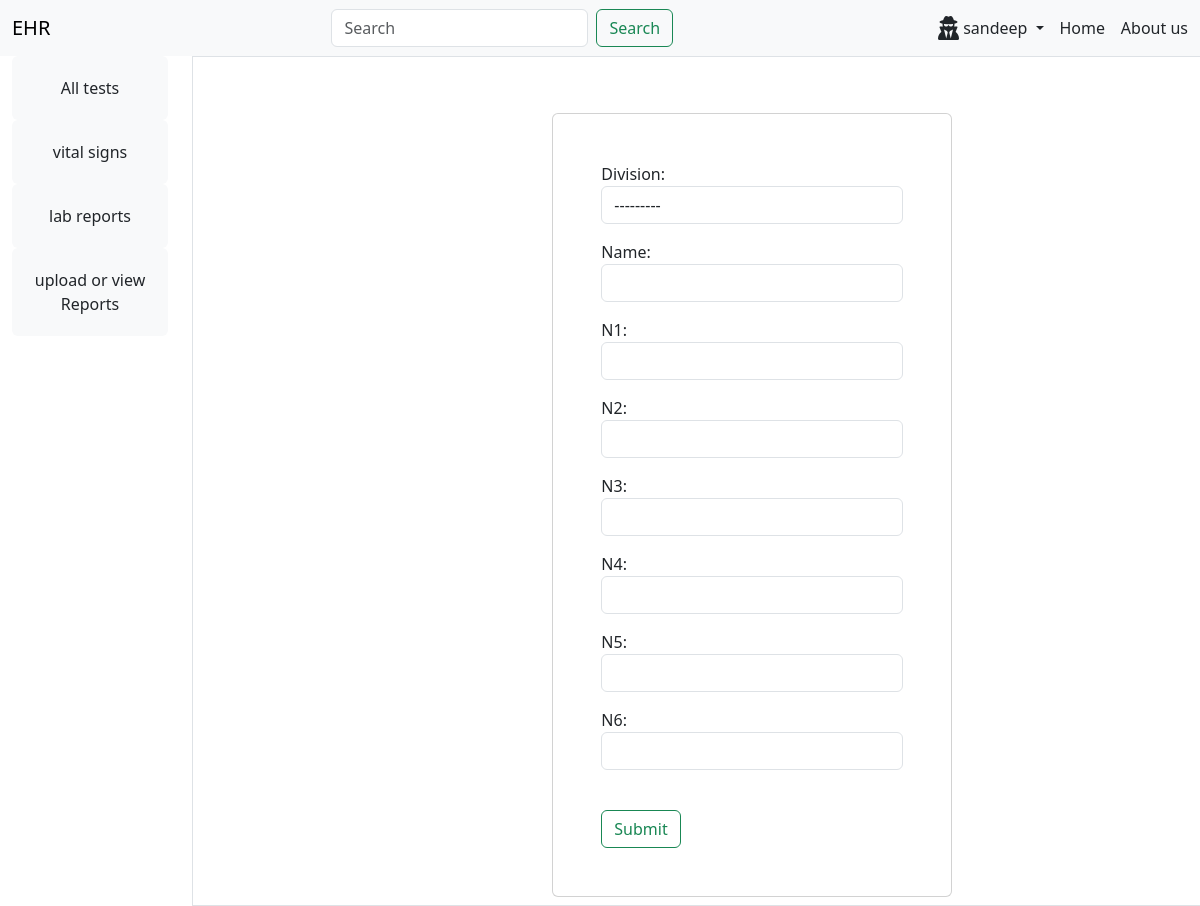
/create/ (signed in), run on the app's committed database.
### ehr/models.py (models this page shows)
class User(AbstractUser):
    first_name = models.CharField( max_length=50)
    last_name = models.CharField( max_length=50)
    name = models.CharField(max_length=50)
    email = models.EmailField(unique=True,max_length=254)
    USERNAME_FIELD = 'email'
    REQUIRED_FIELDS = ['username']

class MainDivisions(models.Model):
    name = models.CharField( max_length=50,null=True)
    def __str__(self) -> str:
        return self.name

### ehr/views.py (the view, shortened to what this page needs)
# urls.py: path('create/',views.create,name="create"),
def create(request):
    division = MainDivisions.objects.all()
    test = Testcategories.objects.all()
    form = TestcategoriesForm()
    context = {'form':form,'test':test,'division':division}
    return render(request,'ehr/create.html',context)

### ehr/forms.py
class TestcategoriesForm(ModelForm):
    class Meta:
        model = Testcategories
        fields = '__all__'
    def __init__(self, *args, **kwargs):
        super(TestcategoriesForm, self).__init__(*args, **kwargs)
        for field in self.fields.values():
            if field=='category':
                field.widget.attrs.update({
                'class': 'form-select'
            })
            field.widget.attrs.update({
                'class': 'form-control'
            })

### ehr/templates/ehr/create.html (shortened to what this page needs)
{%extends 'ehr/home.html' %}
{%block content%}
<div class="container-fluid mt-5">
  <div class="row min-vh-100 justify-content-center align-items-center">
    <div class="col-12 col-md-6 col-lg-4">
      <div class="card mx-auto" style="width: 25rem;">
        <div class="card-body p-5">
          <form method="POST" action="">
            {{form.as_p}}
            <br />
            <button type="submit" class="btn btn-outline-success">
              Submit
            </button>
          </form>
        </div>
      </div>
    </div>
  </div>
</div>
{%endblock%}

### ehr/templates/ehr/navbar.html (shortened to what this page needs)
<nav class="d-flex justify-content-between navbar navbar-expand-lg bg-body-tertiary ">
    <div class="container-fluid">
        <a class="navbar-brand ">EHR</a>
        <form class="d-flex" role="search" method="GET" action="{% url 'search' %}">
            <input class="form-control me-2" type="search" placeholder="Search" aria-label="Search" name="q">
            <button class="btn btn-outline-success" type="submit">Search</button>
        </form>
        <div class="d-flex justify-content-between" style="width: 250px">
            <div class="nav-item dropdown " >
                <a class="nav-link dropdown-toggle" href="#" role="button" data-bs-toggle="dropdown" aria-expanded="false">
                <i class="fa-solid fa-user-secret fa-beat fa-xl"></i>
                {%if request.user.is_authenticated%} {{request.user.username}}
                {%else %} user
                {%endif%}
                </a>
            </div>
            <a class="nav-link active">Home</a>
            <a class="nav-link active">About us</a>
        </div>
    </div>
</nav>

### ehr/templates/ehr/leftview.html
<div class="col-3 col-md-2 mt-5">
  <div class="col">
    <div class="rounded p-1 bg-light text-center">
      <a href="{%url 'home' %}" class="nav-link p-3"
        >All tests</a
      >
    </div>
  </div>
  {%for category in division%}
  <div class="col text-center">
    <div class="rounded p-1 bg-light">
      <a href="{% url 'home'%}?q={{category}}" class="nav-link p-3"
        >{{category}}</a
      >
    </div>
  </div>
  {%endfor%}
  <div class="col">
    <div class="rounded p-1 bg-light text-center">
      <a href="{%url 'reportsection' %}" class="nav-link p-3"
        >upload or view Reports</a
      >
    </div>
  </div>
</div>

### data on the page
User: user.username "sandeep"
MainDivisions: name "vital signs"
MainDivisions: name "lab reports"
